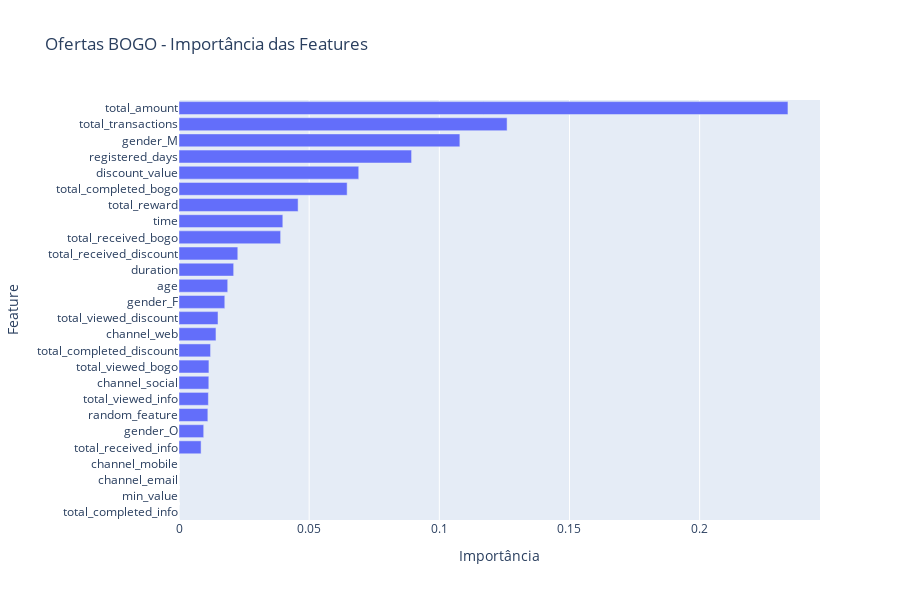

The code cell stored with this chart in its notebook:
### Markdown cell above
#### Feature Importances

### Code cell
importances_b = model_b.feature_importances_
features_names_b = X_b.columns

df_importances_b = pd.DataFrame({
    "Feature": features_names_b,
    "Importância": importances_b
}).sort_values(by="Importância", ascending=False)

fig = go.Figure([
    go.Bar(
        x=df_importances_b["Importância"],
        y=df_importances_b["Feature"],
        orientation='h'
    )
])

fig.update_layout(
    title="Ofertas BOGO - Importância das Features",
    xaxis_title="Importância",
    yaxis_title="Feature",
    yaxis=dict(autorange="reversed"),
    height=600,
)

fig.show()

### Figure 1 — Plotly figure (JSON) as saved in the notebook; plotly's stock layout.template omitted (floating-point values rounded to 4 significant figures)
{"data": [{"orientation": "h", "type": "bar", "x": [0.2339, 0.126, 0.1079, 0.08935, 0.06905, 0.06459, 0.04575, 0.03988, 0.03904, 0.02258, 0.021, 0.01872, 0.01759, 0.01498, 0.0142, 0.01212, 0.0115, 0.01146, 0.01129, 0.01108, 0.009489, 0.008486, 0.0, 0.0, 0.0, 0.0], "y": ["total_amount", "total_transactions", "gender_M", "registered_days", "discount_value", "total_completed_bogo", "total_reward", "time", "total_received_bogo", "total_received_discount", "duration", "age", "gender_F", "total_viewed_discount", "channel_web", "total_completed_discount", "total_viewed_bogo", "channel_social", "total_viewed_info", "random_feature", "gender_O", "total_received_info", "channel_mobile", "channel_email", "min_value", "total_completed_info"]}], "layout": {"height": 600, "title": {"text": "Ofertas BOGO - Importância das Features"}, "xaxis": {"title": {"text": "Importância"}}, "yaxis": {"autorange": "reversed", "title": {"text": "Feature"}}}}
